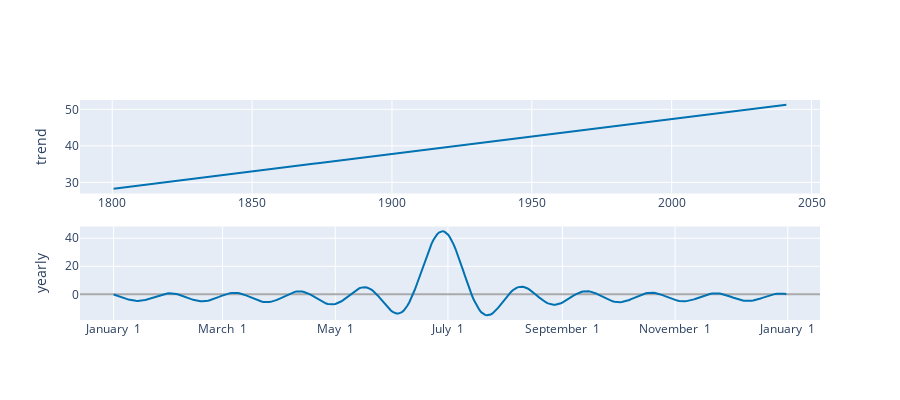

Notebook source saved alongside this figure:
### Code cell
plot_components_plotly(model, forecast)

### Figure 1 — Plotly figure (JSON) as saved in the notebook; plotly's stock layout.template omitted (floating-point values rounded to 4 significant figures; data arrays with more than 128 entries replaced by an {"elided": "..."} marker saying what was removed)
{"data": [{"line": {"color": "#0072B2", "width": 2}, "mode": "lines", "name": "trend", "type": "scatter", "x": {"elided": "242 str values"}, "xaxis": "x", "y": {"elided": "242 float values"}, "yaxis": "y"}, {"line": {"color": "rgba(0, 114, 178, 0.2)", "width": 0}, "mode": "lines", "name": "trend_upper", "type": "scatter", "x": {"elided": "242 str values"}, "xaxis": "x", "y": {"elided": "242 float values"}, "yaxis": "y"}, {"fill": "tonexty", "fillcolor": "rgba(0, 114, 178, 0.2)", "line": {"color": "rgba(0, 114, 178, 0.2)", "width": 0}, "mode": "lines", "name": "trend_lower", "type": "scatter", "x": {"elided": "242 str values"}, "xaxis": "x", "y": {"elided": "242 float values"}, "yaxis": "y"}, {"line": {"color": "#0072B2", "width": 2}, "mode": "lines", "name": "yearly", "type": "scatter", "x": {"elided": "365 str values"}, "xaxis": "x2", "y": {"elided": "365 float values"}, "yaxis": "y2"}], "layout": {"height": 400, "showlegend": false, "width": 900, "xaxis": {"anchor": "y", "domain": [0, 1], "range": ["1788-06-21T22:48:00", "2053-01-09T01:12:00"], "type": "date"}, "xaxis2": {"anchor": "y2", "domain": [0, 1], "range": ["2016-12-13T18:54:02.958904115", "2018-01-18T11:04:57.863013581"], "tickformat": "%B %e", "type": "date"}, "yaxis": {"anchor": "x", "autorange": true, "domain": [0.575, 1], "range": [26.97, 52.54], "rangemode": "normal", "title": {"text": "trend"}, "type": "linear", "zerolinecolor": "#AAA"}, "yaxis2": {"anchor": "x2", "autorange": true, "domain": [0, 0.425], "range": [-18.28, 48.35], "title": {"text": "yearly"}, "type": "linear", "zerolinecolor": "#AAA"}}}
